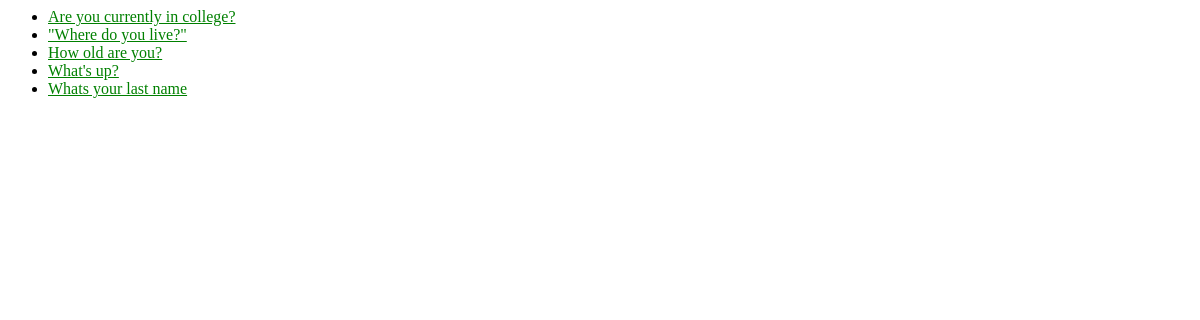
/polls/, run on an earlier commit of the app's database.
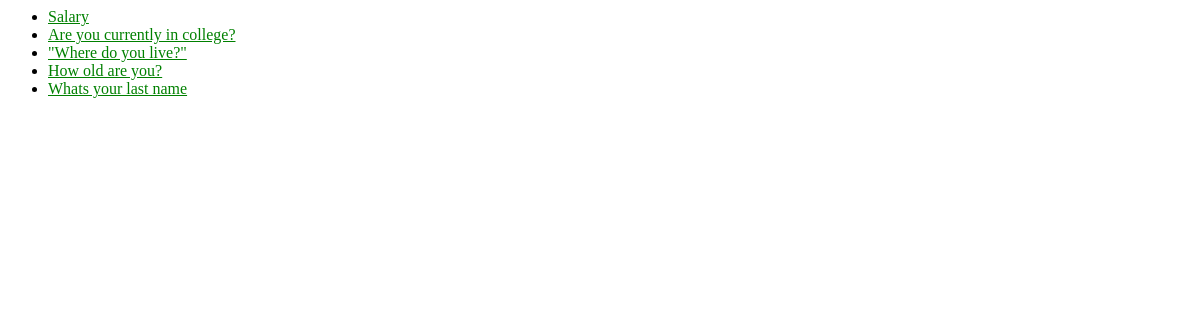
And on a later commit of the database.
### polls/models.py (models this page shows, shortened)
class Question(models.Model):
	question_text = models.CharField(max_length=200)
	pub_date = models.DateTimeField('date published')
	def date(self):
		return timezone.now()

### polls/views.py (the view)
# urls.py: path('', views.IndexView.as_view(), name='index'),
class IndexView(generic.ListView):
    template_name = 'polls/index.html'
    context_object_name = 'latest_question_list'
    def get_queryset(self):
        return Question.objects.order_by('-pub_date')[:5]

### polls/templates/Polls/index.html
{% load static %}
{% block content %}
<link rel="stylesheet" type="text/css" href="{% static 'polls/style.css' %}" />
{% if latest_question_list %}
    <ul>
    {% for question in latest_question_list %}
    		<li><a href="{% url 'polls:detail' question.id %}">{{ question.question_text }}</a></li>
    {% endfor %}
    </ul>
{% else %}
    <p>No polls are available.</p>
{% endif %}
{% endblock %}

What changed in the data, as far as the page shows it:
removed Question: question_text "What's up?"
added Question: question_text "Salary"
